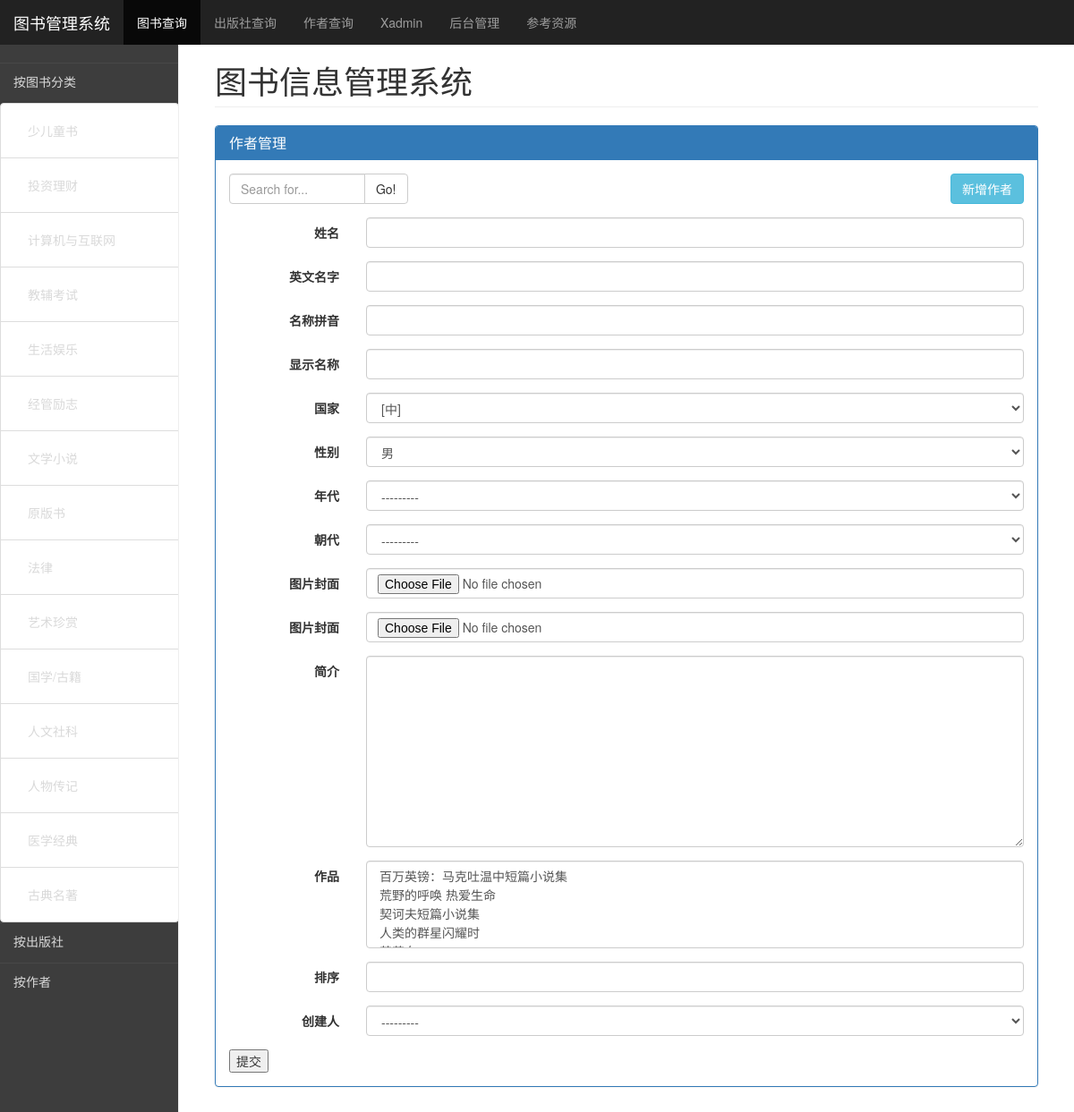
The app's page /author/add/ with its own data.
### base/models.py (models this page shows)
class Category(models.Model):
    category = models.CharField('图书分类',max_length=255,null=True,blank=True,unique=True)
    tag = models.CharField(max_length=255,null=True,blank=True)
    order = models.IntegerField('排序', null=True, blank=True)
    create_time = models.DateTimeField('创建时间', null=True, blank=True,auto_now_add=True)
    update_time = models.DateTimeField('更新时间', null=True, blank=True, auto_now=True)
    create_user = models.ForeignKey(settings.AUTH_USER_MODEL, verbose_name='创建人', on_delete=models.CASCADE, null=True, blank=True)
    def __str__(self):
        return self.category
    class Meta:
        verbose_name = "图书分类"
        verbose_name_plural = "图书分类"

class Dynasty(models.Model):
    dynasty = models.CharField('朝代',max_length=255,null=True,blank=True,unique=True)
    tag = models.CharField('简称',max_length=255,null=True,blank=True)
    order=models.IntegerField('排序',null=True,blank=True)
    create_time = models.DateTimeField('创建时间', null=True, blank=True,auto_now_add=True)
    update_time = models.DateTimeField('更新时间', null=True, blank=True, auto_now=True)
    create_user=models.ForeignKey(settings.AUTH_USER_MODEL,verbose_name='创建人',on_delete=models.CASCADE,null=True,blank=True)
    def __str__(self):
        return self.dynasty
    class Meta:
        verbose_name = "朝代"
        verbose_name_plural = "朝代"

### book/views.py (the view, shortened to what this page needs)
# urls.py: url(r'^author/add/', views.author_add),    # 新增作者
def author_add(request):
    form = AuthorForm()
    return render(request, 'author_add.html', locals())

### book/forms.py
class AuthorForm(forms.ModelForm):
    class Meta:
        model = models.Author
        fields = "__all__"
        labels = {
        }
        widgets = {
        }
        error_messages ={
            "name": {"required": "不能为空", 'invalid': u'格式错误', 'unique': u'存在相同的数据'},
            "name_pinyin": {"required": "不能为空", 'invalid': u'格式错误', 'unique': u'存在相同的数据'},
        }
    def __init__(self, *args, **kwargs):
        super(AuthorForm, self).__init__(*args, **kwargs)
        for field in iter(self.fields):
            self.fields[field].widget.attrs.update({
                    'class': 'form-control'
            })

### base/models.py (called while the page is built)
    def __str__(self):
        return self.tag

### book/context_processors.py (called while the page is built)
def book_context(request):
    category = Category.objects.all().order_by('order')
    publishers = Publisher.objects.all().order_by('name_pinyin')
    authors = Author.objects.all().order_by('name_pinyin')
    context = {
     "category": category,
     "publishers": publishers,
     "authors": authors,
     }
    return context

### book/models.py (called while the page is built)
    def __str__(self):
        return self.name

    def __str__(self):
        return self.name

    def __str__(self):
        if self.country.__str__()=='[中]':
            if self.dynasty is not None:
                return self.name+""+self.dynasty.__str__()
        elif self.country is not None:
            return self.name+""+self.country.__str__()
        return self.name

### user/models.py (called while the page is built)
    def __str__(self):
        return self.username

### templates/author_add.html
{% extends 'base.html' %}
{% block content %}
    <div class="col-sm-9 col-sm-offset-3 col-md-10 col-md-offset-2 main">
        <h1 class="page-header">图书信息管理系统</h1>
            <div class="panel panel-primary">
                <div class="panel-heading">
                    <h3 class="panel-title">作者管理</h3>
                </div>
                <div class="panel-body">
                    <div class="row table-toolbar">
                        <div class="col-md-3 col-sm-6">
                            <div class="input-group">
                                <input type="text" class="form-control" placeholder="Search for...">
                                <span class="input-group-btn">
                                    <button class="btn btn-default" type="button">Go!</button>
                                </span>
                            </div>
                        </div>
                        <div class="col-md-3 col-sm-6 pull-right add-btn">
                            <a href="/author/add/" class="btn btn-info pull-right">新增作者</a>
                        </div>
                    </div>
                    {%  include 'author_form.html' %}
                </div>
            </div>
    </div>
{% endblock %}

### templates/left.html (shortened to what this page needs)
<div class="container-fluid">
    <div class="row">
        <div class="col-sm-3 col-md-2 sidebar collapse" id="my-menu">
            <div class="my-menu-item" data-target="#menu-son1" data-toggle="collapse"><a>按图书分类</a></div>
            <ul class="nav nav-sidebar " id="menu-son1">
                {% for p in category %}
				       <li class="list-group-item"><a href="{% url 'category' id=p.id %}">{{p}}</a></li>
				{% endfor %}
            </ul>
            <div class="my-menu-item" href="#menu-son2" data-toggle="collapse"><a>按出版社</a></div>
            <div class="my-menu-item" href="#menu-son3" data-toggle="collapse"><a>按作者</a></div>
        </div>

### templates/author_form.html (shortened to what this page needs)
   <form method="post" class="form-horizontal" novalidate>
            {% for field in form %}
                <div class="form-group">
                    <label class="col-sm-2 control-label">{{ field.label }} </label>
                    <div class="col-sm-10">
                      {{ field }} {{ field.errors.0 }}
                    </div>
                  </div>
            {% endfor %}
            <input type="submit" value="提交">
   </form>

### static/dashboard.css (style rules this page uses)
body { padding-top: 50px; }
.sidebar { display: none; }
@media (min-width: 768px) { .sidebar { position: fixed; top: 50px; bottom: 0; left: 0; z-index: 1000; display: block; padding: 20px; overflow-x: hidden; overflow-y: auto; background-color: #3d3d3d; border-right: 1px solid #eee; } }
.nav-sidebar { margin-right: -21px; margin-bottom: 20px; margin-left: -20px; }
.nav-sidebar > li > a { padding-right: 20px; padding-left: 20px; }
.main { padding: 20px; }
@media (min-width: 768px) { .main { padding-right: 40px; padding-left: 40px; } }
.main .page-header { margin-top: 0; }

### static/my-style.css (style rules this page uses)
body { padding-top: 50px; }
.table-toolbar { margin-bottom: 15px; }
.my-menu-item { height: 45px; margin-left: -20px; margin-right: -20px; background-color: #3d3d3d; border-top: 1px solid #484848; }
#my-menu a { position: relative; display: block; padding: 10px 15px; background-color: transparent; cursor: pointer; color: #d9d9d9; }
.nav-sidebar { margin-bottom: 0; }

### records on screen
Category: category "少儿童书"
Category: category "投资理财"
Category: category "计算机与互联网"
Category: category "教辅考试"
Category: category "生活娱乐"
Category: category "经管励志"
Category: category "文学小说"
Category: category "原版书"
Category: category "法律"
Category: category "艺术珍赏"
Category: category "国学/古籍"
Category: category "人文社科"
Category: category "人物传记"
Category: category "医学经典"
Category: category "古典名著"
Dynasty: form "---------"
Dynasty: form "---------"

### other values on screen
{{ field.label }} "姓名" "英文名字" "名称拼音" "显示名称" "国家" "性别" "年代" "朝代" "图片封面" "图片封面" "简介" "作品" "排序" "创建人"
